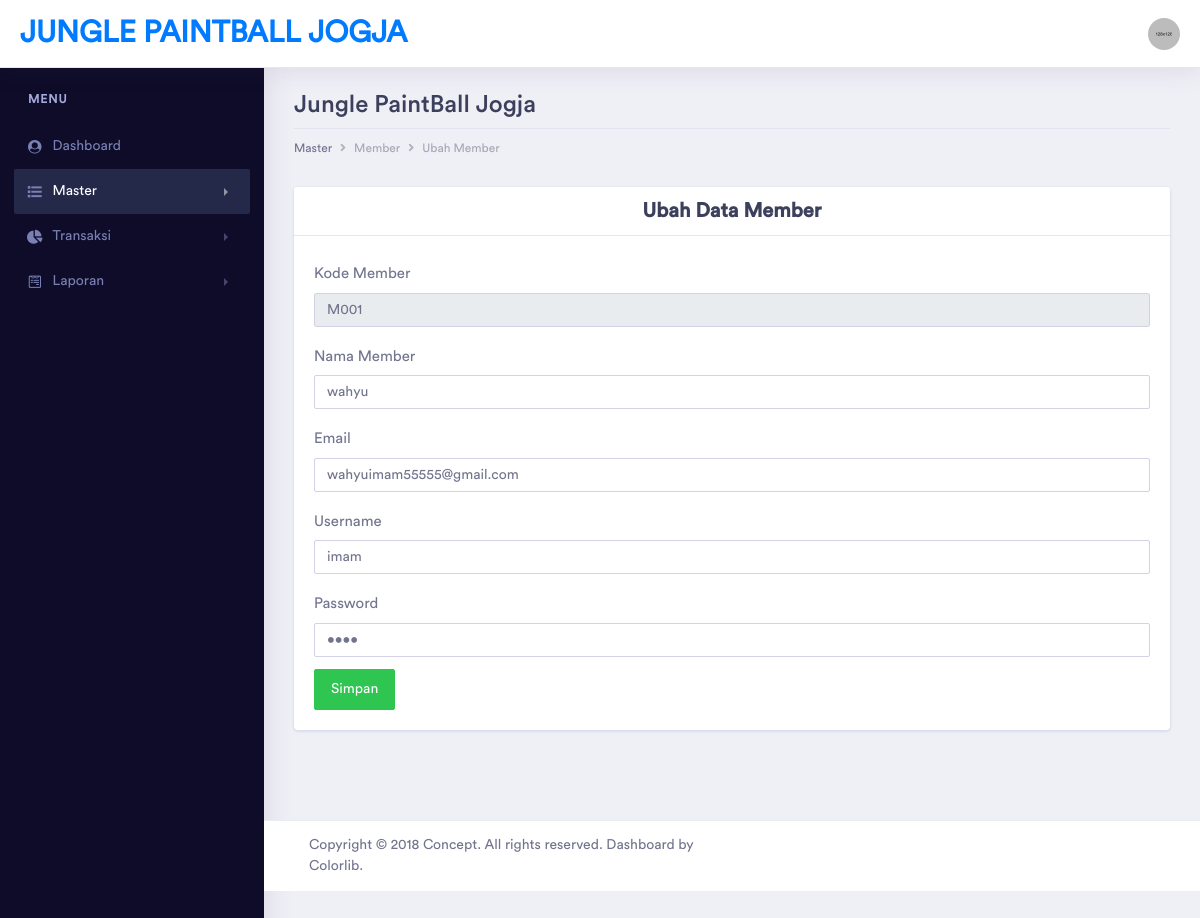
Screenshot of /admin/ubah_member.php?kode_member=M001 (signed in) with the database file from the repository.
### tables this page shows
CREATE TABLE `member` (
  `kode_member` varchar(10) NOT NULL,
  `nama_member` varchar(50) NOT NULL,
  `email` varchar(50) NOT NULL,
  `username` varchar(50) NOT NULL,
  `pass` varchar(50) NOT NULL,
  `pass_awal` varchar(50) NOT NULL
);

### admin/ubah_member.php (the view, shortened to what this page needs)
<?php
    include ("../koneksi/koneksi.php");
    $kode_member = $_GET['kode_member'];
    $data_member = mysqli_query($con, "SELECT * FROM member WHERE kode_member = '$kode_member'");
    $tampil = mysqli_fetch_array($data_member);
?>
<!DOCTYPE html>
<html lang="en">
<head>
    <link rel="stylesheet" href="../assets/vendor/bootstrap/css/bootstrap.min.css">
    <link href="../assets/vendor/fonts/circular-std/style.css" rel="stylesheet">
    <link rel="stylesheet" href="../assets/libs/css/style.css">
    <link rel="stylesheet" href="../assets/vendor/fonts/fontawesome/css/fontawesome-all.css">
    <link rel="stylesheet" href="../assets/vendor/datepicker/tempusdominus-bootstrap-4.css" />
    <link rel="stylesheet" href="../assets/vendor/inputmask/css/inputmask.css" />
</head>
<body>
    <div class="dashboard-main-wrapper">
        <div class="dashboard-header">
            <nav class="navbar navbar-expand-lg bg-white fixed-top">
                <a class="navbar-brand" href="../admin/index.php">jungle paintball jogja</a>
                <div class="collapse navbar-collapse " id="navbarSupportedContent">
                    <ul class="navbar-nav ml-auto navbar-right-top">
                        <li class="nav-item dropdown nav-user">
                            <a class="nav-link nav-user-img" href="#" id="navbarDropdownMenuLink2" data-toggle="dropdown" aria-haspopup="true" aria-expanded="false"><img src="../assets/images/avatar-1.jpg" alt="" class="user-avatar-md rounded-circle"></a>
                        </li>
                    </ul>
                </div>
            </nav>
        </div>
        <div class="nav-left-sidebar sidebar-dark">
            <div class="menu-list">
                <nav class="navbar navbar-expand-lg navbar-light">
                    <div class="collapse navbar-collapse" id="navbarNav">
                        <ul class="navbar-nav flex-column">
                            <li class="nav-divider">
                                Menu
                            </li>
                            <li class="nav-item ">
                                <a class="nav-link" href="../admin/index.php" data-toggle="" aria-expanded="false" data-target="" aria-controls=""><i class="fa fa-fw fa-user-circle"></i>Dashboard <span class="badge badge-success">6</span></a>
                            </li>
                            <li class="nav-item">
                                <a class="nav-link active" href="#" data-toggle="collapse" aria-expanded="false" data-target="#submenu-1" aria-controls="submenu-1"><i class="fa fa-fw fa-list"></i>Master</a>
                            </li>
                            <li class="nav-item">
                                <a class="nav-link" href="#" data-toggle="collapse" aria-expanded="false" data-target="#submenu-2" aria-controls="submenu-2"><i class="fas fa-fw fa-chart-pie"></i>Transaksi</a>
                            </li>
                            <li class="nav-item ">
                                <a class="nav-link" href="#" data-toggle="collapse" aria-expanded="false" data-target="#submenu-3" aria-controls="submenu-3"><i class="fab fa-fw fa-wpforms"></i>Laporan</a>
                            </li>
                        </ul>
                    </div>
                </nav>
            </div>
        </div>
        <div class="dashboard-wrapper">
            <div class="container-fluid dashboard-content ">
                <div class="row">
                    <div class="col-xl-12 col-lg-12 col-md-12 col-sm-12 col-12">
                        <div class="page-header">
                            <h2 class="pageheader-title">Jungle PaintBall Jogja</h2>
                            <div class="page-breadcrumb">
                                <nav aria-label="breadcrumb">
                                    <ol class="breadcrumb">
                                        <li class="breadcrumb-item active" aria-current="page">Master</li>
                                        <li class="breadcrumb-item"><a href="../admin/member.php" class="breadcrumb-link">Member</a></li>
                                        <li class="breadcrumb-item"><a href="../admin/ubah_member.php" class="breadcrumb-link">Ubah Member</a></li>
                                    </ol>
                                </nav>
                            </div>
                        </div>
                    </div>
                </div>
                <div class="card">
                    <div class="card-header">
                        <h3 class="m-0 font-weight-bold text-gray-100 text-center">Ubah Data Member</h3>
                    </div>
                    <div class="card-body">
                        <form role="form" method="POST">
                            <div class="form-group">
                                <label for="kode_member" class="col-form-label">Kode Member</label>
                                <input id="kode_member" name="kode_member" type="text" class="form-control" value="<?php echo $tampil['kode_member'] ?>" readonly>
                            </div>
                            <div class="form-group">
                                <label for="nama_member" class="col-form-label">Nama Member</label>
                                <input id="nama_member" name="nama_member" type="text" class="form-control" value="<?php echo $tampil['nama_member'] ?>">
                            </div>
                            <div class="form-group">
                                <label for="email" class="col-form-label">Email</label>
                                <input id="email" name="email" type="email" class="form-control" value="<?php echo $tampil['email'] ?>">
                            </div>
                            <div class="form-group">
                                <label for="username" class="col-form-label">Username</label>
                                <input id="username" name="username" type="text" class="form-control" value="<?php echo $tampil['username'] ?>">
                            </div>
                            <div class="form-group">
                                <label for="pass_awal" class="col-form-label">Password</label>
                                <input id="pass_awal" name="pass_awal" type="password" class="form-control" value="<?php echo $tampil['pass_awal'] ?>">
                            </div>
                            <div>
                                <button class="btn btn-success" name="ubah">Simpan</button>
                            </div>
                        </form>
                    </div>
                </div>
            </div>
            <div class="footer">
                <div class="container-fluid">
                    <div class="row">
                        <div class="col-xl-6 col-lg-6 col-md-6 col-sm-12 col-12">
                             Copyright © 2018 Concept. All rights reserved. Dashboard by <a href="https://colorlib.com/wp/">Colorlib</a>.
                        </div>
                    </div>
                </div>
            </div>
        </div>
    </div>
</body>
</html>

### rows the page displays
member: kode_member "M001", nama_member "wahyu", email "wahyuimam55555@gmail.com", username "imam"
